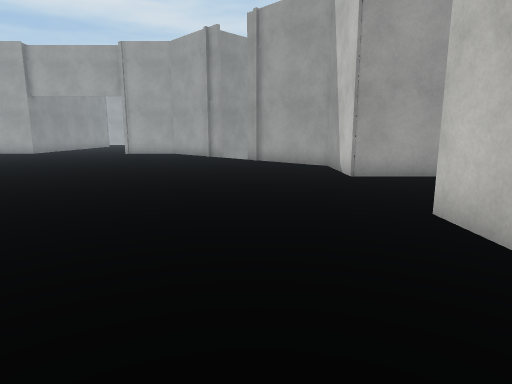
view 1 (above)

20 first-person views from a walk through a Unity game level. The camera is 1.3 m above the floor, tilts 10° down and sees 75° across. The floor is counted in squares, 1 m on a side. Each view is taken from the middle of a square. On the plan, view 1 faces up. The plan holds only what a view shows up to about 14 squares ahead; the rest is blank. The place goes on beyond the plan. The player is left out. Surface patterns are stand-ins for the level's own textures.

view 2
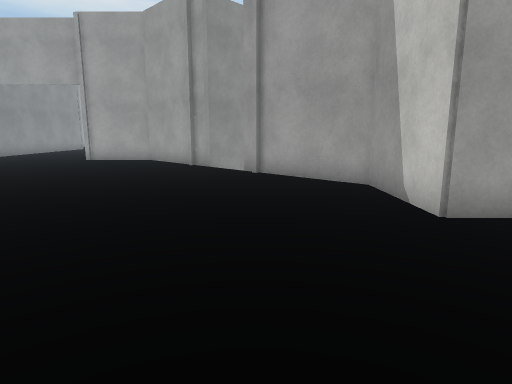

view 3
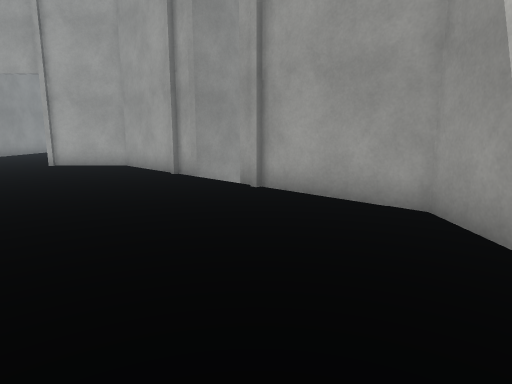

view 4
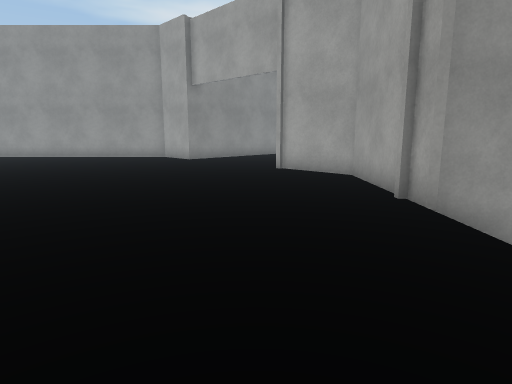

view 5
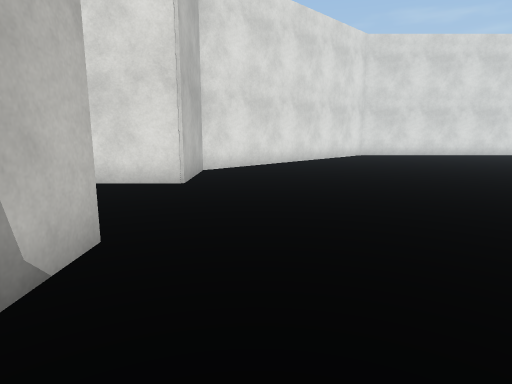

view 6
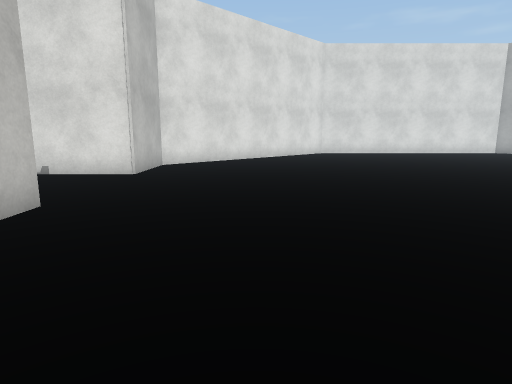

view 7
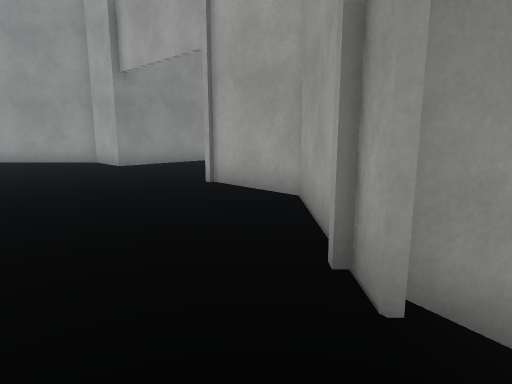

view 8
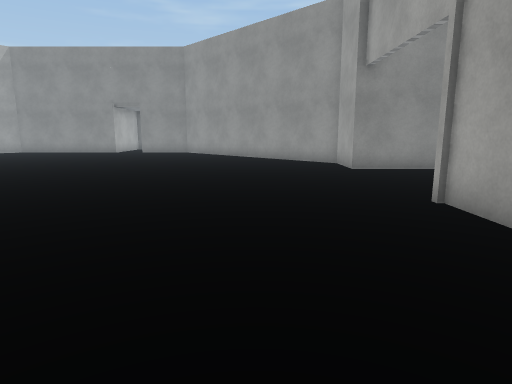

view 9
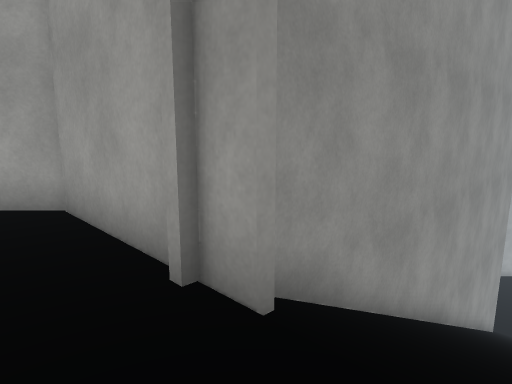

view 10
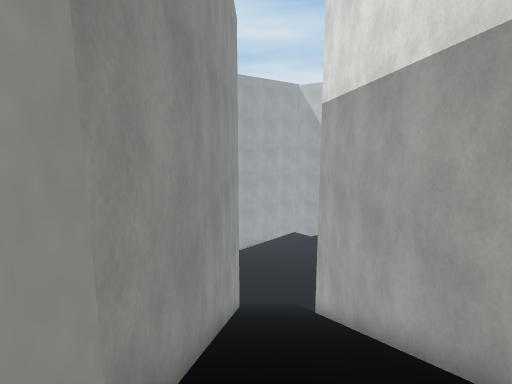

view 11
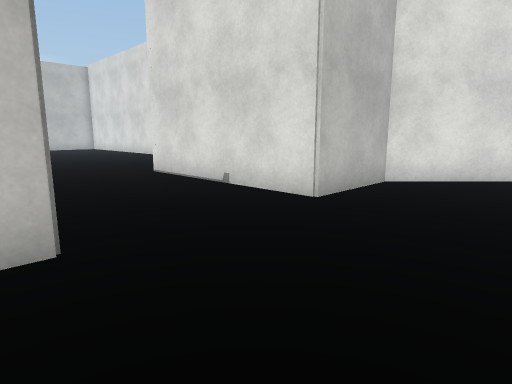

view 12
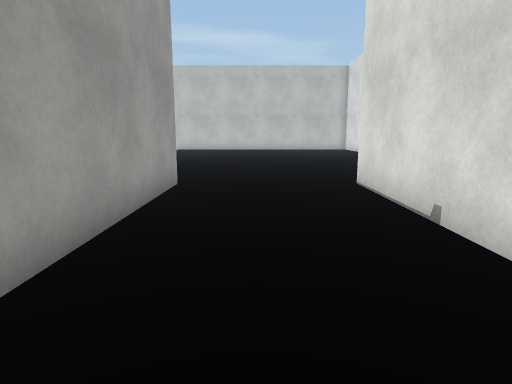

view 13
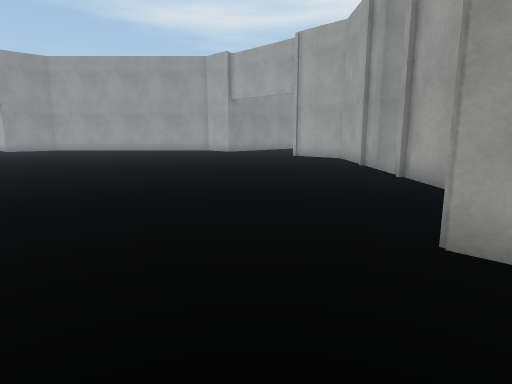

view 14
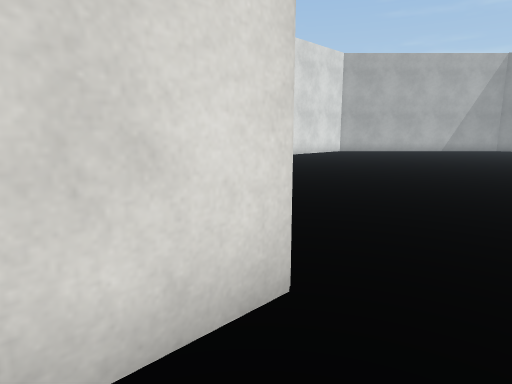

view 15
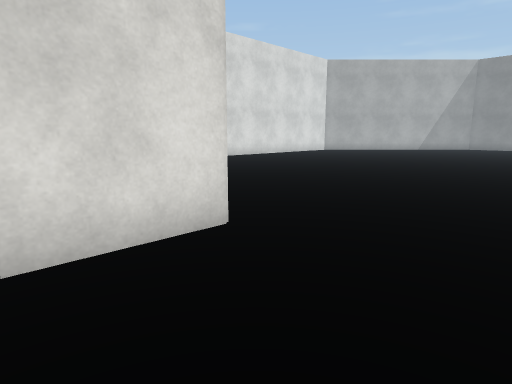

view 16
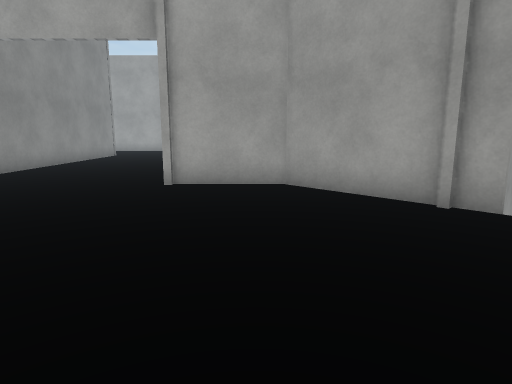

view 17
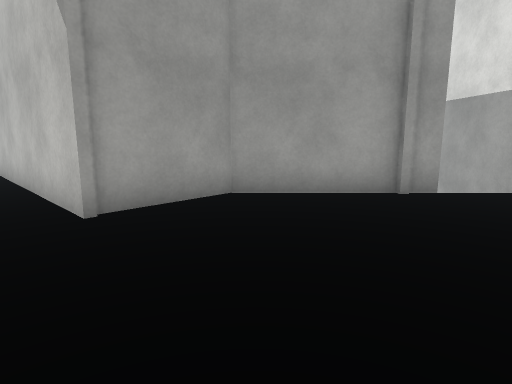

view 18
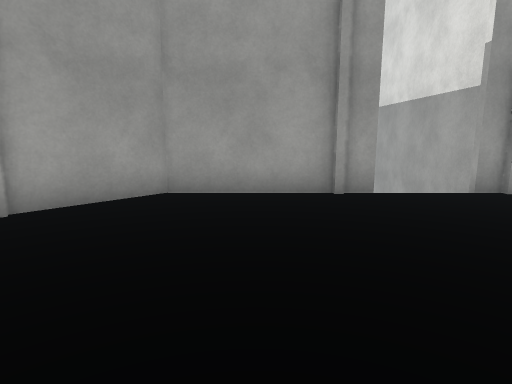

view 19
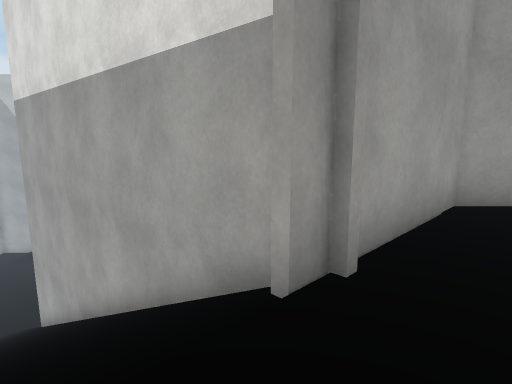

view 20
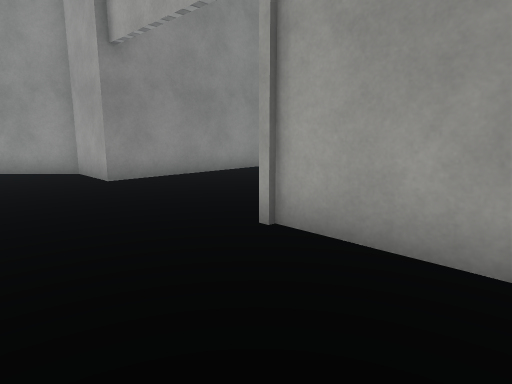

### Floor plan
Key: @ floor where view 1 was taken; # wall or solid block; . floor; / step, stairs or slope.
Columns run from 16 left of view 1 to 10 right of it. Each row starts with its distance up from view 1.
 27  #......#            ##/
 26  #......#           ##////
 25  #......#          ##////#
 24  #......#         ##////##
 23  #......#        ##////##
 22 ##......####    ##////##
 21 ...........##  ##////##
 20 ............####////##
 19 .............##  //##
 18 .............../ /##
 17 ................/##
 16 ................##
 15 .................##
 14 ..................##
 13 ...................#
 12 ...................#
 11 ...................#
 10 ...................#######/
  9 ........................../
  8 ..  ....................../
  7       ..................../
  6       ..................../
  5      ..............#######
  4      ..............#
  3      ..............#
  2      ..............#
  1        ...........##
  0        .........@##

Positions as (right, up) in squares from view 1, and headings:
1: (0, 0), facing up
2: (0, 5), facing up
3: (0, 8), facing up
4: (0, 12), facing up-left
5: (1, 14), facing down
6: (-1, 16), facing down
7: (-1, 16), facing up-left
8: (-2, 18), facing left
9: (-2, 16), facing up
10: (-2, 18), facing up-right
11: (-1, 11), facing down-right
12: (1, 8), facing right
13: (4, 6), facing up-left
14: (5, 7), facing down-left
15: (6, 9), facing down-left
16: (-6, 13), facing up
17: (-10, 16), facing up-right
18: (-9, 15), facing up-right
19: (-3, 17), facing right
20: (-5, 18), facing up-left
